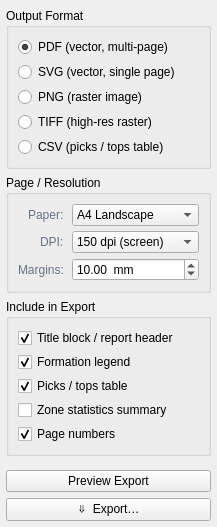
          <widget class="QWidget" name="tabExport">
           <attribute name="title"><string>Export</string></attribute>
           <layout class="QVBoxLayout" name="exportTabLayout">
            <property name="spacing"><number>6</number></property>
            <property name="leftMargin"><number>6</number></property>
            <property name="topMargin"><number>8</number></property>
            <property name="rightMargin"><number>6</number></property>
            <property name="bottomMargin"><number>6</number></property>

            <!-- Export format group -->
            <item>
             <widget class="QGroupBox" name="grpExportFormat">
              <property name="title"><string>Output Format</string></property>
              <layout class="QVBoxLayout" name="exportFormatLayout">
               <property name="spacing"><number>5</number></property>
               <item>
                <widget class="QRadioButton" name="rdoExportPDF">
                 <property name="text"><string>PDF (vector, multi-page)</string></property>
                 <property name="checked"><bool>true</bool></property>
                </widget>
               </item>
               <item>
                <widget class="QRadioButton" name="rdoExportSVG">
                 <property name="text"><string>SVG (vector, single page)</string></property>
                </widget>
               </item>
               <item>
                <widget class="QRadioButton" name="rdoExportPNG">
                 <property name="text"><string>PNG (raster image)</string></property>
                </widget>
               </item>
               <item>
                <widget class="QRadioButton" name="rdoExportTIFF">
                 <property name="text"><string>TIFF (high-res raster)</string></property>
                </widget>
               </item>
               <item>
                <widget class="QRadioButton" name="rdoExportCSV">
                 <property name="text"><string>CSV (picks / tops table)</string></property>
                </widget>
               </item>
              </layout>
             </widget>
            </item>

            <!-- Page setup group -->
            <item>
             <widget class="QGroupBox" name="grpPageSetup">
              <property name="title"><string>Page / Resolution</string></property>
              <layout class="QFormLayout" name="pageSetupLayout">
               <property name="labelAlignment"><set>Qt::AlignRight|Qt::AlignVCenter</set></property>
               <property name="horizontalSpacing"><number>8</number></property>
               <property name="verticalSpacing"><number>5</number></property>
               <item row="0" column="0">
                <widget class="QLabel">
                 <property name="text"><string>Paper:</string></property>
                 <property name="styleSheet"><string>color:#64748B;</string></property>
                </widget>
               </item>
               <item row="0" column="1">
                <widget class="QComboBox" name="cmbPaperSize">
                 <item><property name="text"><string>A4 Landscape</string></property></item>
                 <item><property name="text"><string>A4 Portrait</string></property></item>
                 <item><property name="text"><string>A3 Landscape</string></property></item>
                 <item><property name="text"><string>A1 Poster</string></property></item>
                 <item><property name="text"><string>Custom…</string></property></item>
                </widget>
               </item>
               <item row="1" column="0">
                <widget class="QLabel">
                 <property name="text"><string>DPI:</string></property>
                 <property name="styleSheet"><string>color:#64748B;</string></property>
                </widget>
               </item>
               <item row="1" column="1">
                <widget class="QComboBox" name="cmbExportDPI">
                 <item><property name="text"><string>150 dpi (screen)</string></property></item>
                 <item><property name="text"><string>300 dpi (print)</string></property></item>
                 <item><property name="text"><string>600 dpi (high-res)</string></property></item>
                </widget>
               </item>
               <item row="2" column="0">
                <widget class="QLabel">
                 <property name="text"><string>Margins:</string></property>
                 <property name="styleSheet"><string>color:#64748B;</string></property>
                </widget>
               </item>
               <item row="2" column="1">
                <widget class="QDoubleSpinBox" name="dspinMargin">
                 <property name="minimum"><double>0.0</double></property>
                 <property name="maximum"><double>50.0</double></property>
                 <property name="value"><double>10.0</double></property>
                 <property name="suffix"><string>  mm</string></property>
                </widget>
               </item>
              </layout>
             </widget>
            </item>

            <!-- Export content options -->
            <item>
             <widget class="QGroupBox" name="grpExportContent">
              <property name="title"><string>Include in Export</string></property>
              <layout class="QVBoxLayout" name="exportContentLayout">
               <property name="spacing"><number>4</number></property>
               <item>
                <widget class="QCheckBox" name="chkExportTitle">
                 <property name="text"><string>Title block / report header</string></property>
                 <property name="checked"><bool>true</bool></property>
                </widget>
               </item>
               <item>
                <widget class="QCheckBox" name="chkExportLegend">
                 <property name="text"><string>Formation legend</string></property>
                 <property name="checked"><bool>true</bool></property>
                </widget>
               </item>
               <item>
                <widget class="QCheckBox" name="chkExportPicksTable">
                 <property name="text"><string>Picks / tops table</string></property>
                 <property name="checked"><bool>true</bool></property>
                </widget>
               </item>
               <item>
                <widget class="QCheckBox" name="chkExportStats">
                 <property name="text"><string>Zone statistics summary</string></property>
                 <property name="checked"><bool>false</bool></property>
                </widget>
               </item>
               <item>
                <widget class="QCheckBox" name="chkExportPageNumbers">
                 <property name="text"><string>Page numbers</string></property>
                 <property name="checked"><bool>true</bool></property>
                </widget>
               </item>
              </layout>
             </widget>
            </item>

            <!-- Stretch -->
            <item>
             <spacer>
              <property name="orientation"><enum>Qt::Vertical</enum></property>
              <property name="sizeHint"><size><width>1</width><height>8</height></size></property>
             </spacer>
            </item>

            <!-- Export buttons -->
            <item>
             <widget class="QPushButton" name="btnExportPreview">
              <property name="text"><string>Preview Export</string></property>
              <property name="toolTip"><string>Preview before saving</string></property>
             </widget>
            </item>
            <item>
             <widget class="QPushButton" name="btnExport">
              <property name="text"><string>⇓  Export…</string></property>
              <property name="toolTip"><string>Save the correlation to file</string></property>
             </widget>
            </item>

           </layout>
          </widget>
